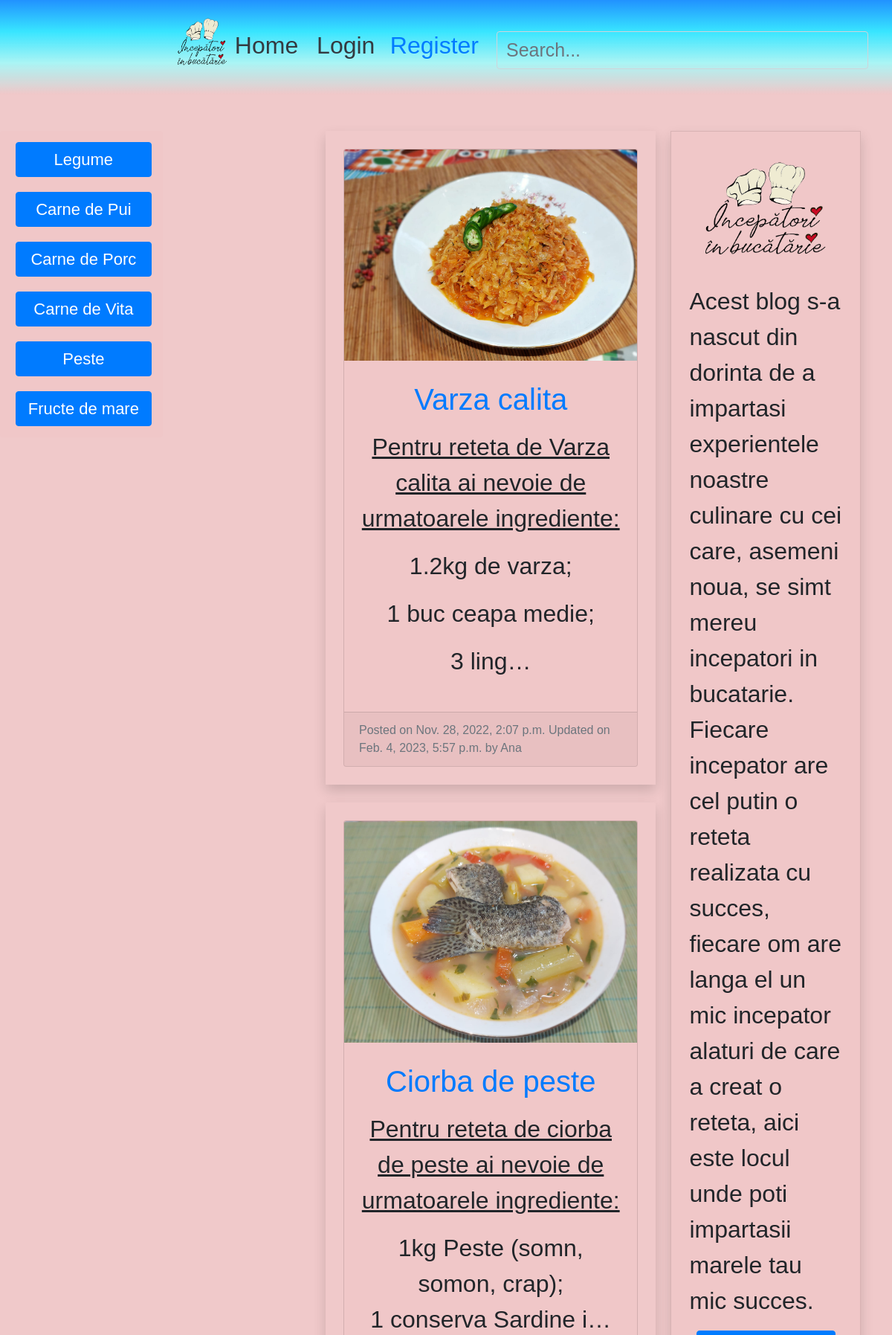
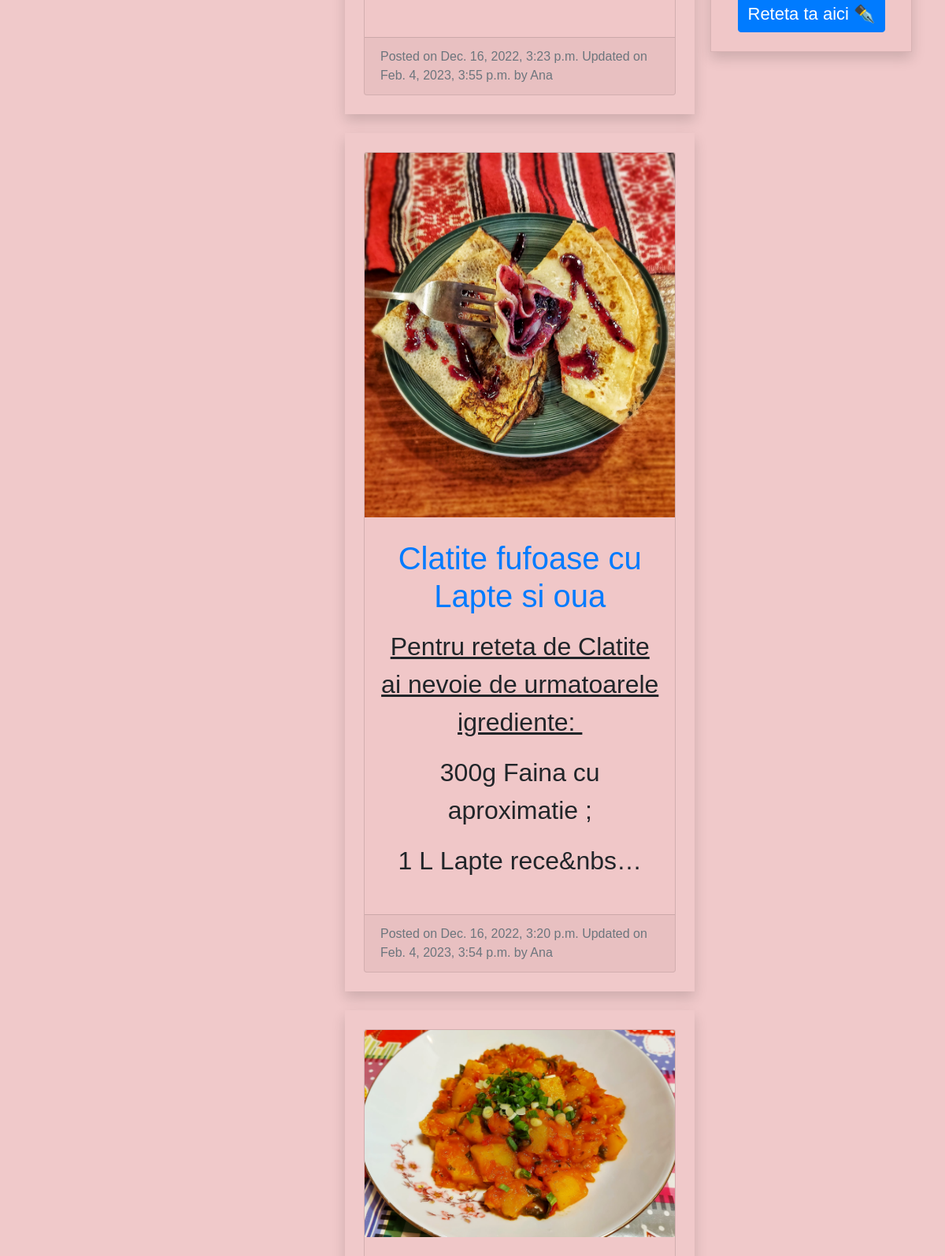
The page / (upper part) on the database its author committed (2 pictures, top to bottom).
### blog/models.py (models this page shows, shortened)
class BlogPost(models.Model):
	title 					= models.CharField(max_length=50, null=False, blank=False, unique=True)
	body 					= RichTextField(blank=False, null=False)
	image		 			= models.ImageField(upload_to=upload_location, null=False, blank=False)
	date_published 			= models.DateTimeField(auto_now_add=True, verbose_name="date published")
	date_updated 			= models.DateTimeField(auto_now=True, verbose_name="date updated")
	author 					= models.ForeignKey(settings.AUTH_USER_MODEL, on_delete=models.CASCADE)
	slug 					= models.SlugField(blank=True, unique=True)

### account/models.py (models this page shows, shortened)
class Account(AbstractBaseUser):
    email                   = models.EmailField(verbose_name="email", max_length=60, unique=True)
    username                = models.CharField(max_length=30, unique=True)
    date_joined             = models.DateTimeField(verbose_name='date joined', auto_now_add=True)
    last_login              = models.DateTimeField(verbose_name='last login', auto_now=True)
    is_admin                = models.BooleanField(default=False)
    is_active               = models.BooleanField(default=True)
    is_staff                = models.BooleanField(default=False)
    is_superuser            = models.BooleanField(default=False)
    USERNAME_FIELD = 'email'
    REQUIRED_FIELDS = ['username']
    objects = MyAccountManager()

### personal/views.py (the view)
# urls.py: path('', home_screen_view, name="home"),
def home_screen_view(request):
    context = {}
    query = ""
    if request.GET:
        query = request.GET.get('q', '')
        context['query'] = str(query)
    blog_posts = sorted(get_blog_queryset(query), key=attrgetter('date_updated'), reverse=True)
    context['blog_posts'] = blog_posts
    page = request.GET.get('page', 1)
    blog_posts_paginator = Paginator(blog_posts, BLOG_POSTS_PER_PAGE)
    try:
        blog_posts = blog_posts_paginator.page(page)
    except PageNotAnInteger:
        blog_posts = blog_posts_paginator.page(BLOG_POSTS_PER_PAGE)
    except EmptyPage:
        blog_posts = blog_posts_paginator.page(blog_posts_paginator.num_page)
    context['blog_posts'] = blog_posts
    return render(request, "personal/home.html", context)

### blog/views.py (called while the page is built)
def get_blog_queryset(query=None):
	queryset = []
	queries = query.split(" ")
	for q in queries:
		posts = BlogPost.objects.filter(
			Q(title__icontains=q)|
			Q(body__icontains=q)
			).distinct()
		for post in posts:
			queryset.append(post)
	return list(set(queryset))

### personal/templates/personal/home.html (shortened to what this page needs)
{% extends 'base.html' %}
{% load static %}
{% block content %}
<section class="section">
	<div class="container2">
		<div class="card condimente-btn flex-column p-1">
			<div class="box">
				<div class="display-btn">
					<span>
					<button type="button" class="btn btn-primary" data-toggle="modal" data-target="#exampleModalCenter">
						Legume
					</button>
					<button type="button" class="btn btn-primary" data-toggle="modal" data-target="#exampleModalCenter-1">
						Carne de Pui
					</button>
					<button type="button" class="btn btn-primary mr-3" data-toggle="modal" data-target="#exampleModalCenter-2">
						Carne de Porc
					</button>
					<button type="button" class="btn btn-primary" data-toggle="modal" data-target="#exampleModalCenter-3">
						Carne de Vita
					</button>
					<button type="button" class="btn btn-primary" data-toggle="modal" data-target="#exampleModalCenter-4">
						Peste
					</button>
					<button type="button" class="btn btn-primary" data-toggle="modal" data-target="#exampleModalCenter-5">
						Fructe de mare
					</button>
					</span>
				</div>
			</div>
		</div>
	</div>
	<div class="container">
		<div class="row">
			<div class="left-column col-lg-7 ">
				{% if blog_posts %}
					{% for post in blog_posts %}
						<div class="blog-post-container shadow p-4 mb-4  ">
							{% include 'blog/snippets/blog_post_snippet.html' with blog_post=post %}
						</div>
					{% endfor %}
				{% else %}
					<div class="blog-post-container shadow p-4 mb-4 ">
						{% include 'blog/snippets/blog_post_snippet.html' with query=query %}
					</div>
				{% endif %}
			</div>
				<div class="right-column col-lg-2 d-lg-flex d-none flex-column">
					<div class="card2 shadow p-4 mb-4 mr-4 create-post-bar d-flex flex-column p-3">
						<img class="img-fluid d-block m-auto pb-2" src="{% static 'logo.png' %}" width="172" height="172">
						<p class="lead">Acest blog s-a nascut din dorinta de a impartasi experientele noastre culinare cu cei care, asemeni noua, se simt mereu incepatori in bucatarie. <br>
							Fiecare incepator are cel putin o reteta realizata cu succes, fiecare om are langa el un mic incepator alaturi de care a creat o reteta, aici este locul unde poti impartasii marele tau mic succes.</p>
						<p class="m-auto"><a class="btn btn-primary" href="{% url 'blog:create' %}">Reteta ta aici ✒️</a></p>
					</div>
				</div>
		</div>
	</div>
</section>
{% endblock content %}

### blog/templates/blog/snippets/blog_post_snippet.html (shortened to what this page needs)
{% if blog_post %}
<div class="container">
	<div class="row">
		<div class="card m-auto">
			<a href="{% url 'blog:detail' post.slug %}">
				<img class="card-img-top" src="{{blog_post.image.url}}">
			</a>
			<div class="card-body mt-2 mb-2">
				<a href="{% url 'blog:detail' post.slug %}">
					<h2 class="card-title">{{blog_post.title}}</h2>
				</a>
				<p class="card-text">{{blog_post.body|safe|truncatechars:150}}</p>
			</div>
			<div class="card-footer text-muted">
			  Posted on {{blog_post.date_published}} Updated on {{blog_post.date_updated}}  by {{blog_post.author.username}}
			</div>
		</div>
	</div>
</div>
{% endif %}

### templates/snippets/header.html (style rules this page uses)
.d-flex { background-image: linear-gradient(to bottom, #2192FF, #38E5ff, #9FFc, rgba(240,199, 200, 0.958)); }
.container { max-width: 960px; }

### templates/snippets/base_css.html (style rules this page uses)
body { Background-color: rgba(240,199, 200, 0.958); font-family: 'Self Deception', sans-serif; }
.row { --bs-gutter-x: -0.5rem; }
.card-title { font-size: 2.5rem !important; }
.card-body { text-align: center; }
.btn { font-size: 22px !important; min-width: 15ch !important; max-height: 10vh !important; text-align: center !important; }
a { text-decoration: none !important; }

### personal/templates/personal/home.html (style rules this page uses)
@media (min-width: 1100px) { .right-column { margin-left: 20px; } }
@media (min-width: 1100px) { .row { flex-wrap: inherit; } }
.blog-post-container { margin-bottom: 20px; width: 100%; }
.create-post-bar { background-color: #fff; margin-bottom:20px; }
.left-column { padding:0px; }
.right-column { padding:0px; }
.lead { font-size: xx-large; }
span .btn { margin: 10px 0 10px ; }
.section { display:flex; justify-content: center; align-items: center; min-height: border-box; min-width: auto; }
.box { display: flex; justify-content: center; align-items: center; padding: 0 20px; margin-right: 40px; }
.condimente-btn { margin-right: 50%; }
.container2 { max-width: 44%; align-self: baseline; }
.card-body { font-family: 'Eufoniem', sans-serif; font-size: xx-large; }

### blog/templates/blog/snippets/blog_post_snippet.html (style rules this page uses)
.card { max-width: 700px; background: rgba(240, 199, 200); }
.card2 { background: rgba(240, 199, 200); width: 16rem !important; border: 1px solid rgba(0, 0, 0, .100); }
.condimente-btn { max-width: 700px; background: rgba(240, 199, 200); border-color: transparent; font-family: 'Eufoniem', sans-serif; }
.card-body { padding: 20px; width: 100%; font-family: 'Eufoniem', sans-serif; }

### rows shown on the page
BlogPost: image (picture), title "Varza calita", body "Pentru reteta de Varza calita ai nevoie de urmatoarele ingrediente: 1.2kg de varza; 1 buc ceapa medie; 3 ling…", date_published "Nov. 28, 2022, 2:07 p.m.", date_updated "Feb. 4, 2023, 5:57 p.m.", author.username "Ana"
BlogPost: image (picture), title "Ciorba de peste", body "Pentru reteta de ciorba de peste ai nevoie de urmatoarele ingrediente: 1kg Peste (somn, somon, crap); 1 conserva Sardine i…", date_published "Dec. 16, 2022, 3:23 p.m.", date_updated "Feb. 4, 2023, 3:55 p.m.", author.username "Ana"
BlogPost: image (picture), title "Clatite fufoase cu Lapte si oua", body "Pentru reteta de Clatite ai nevoie de urmatoarele igrediente: 300g Faina cu aproximatie ; 1 L Lapte rece&nbs…", date_published "Dec. 16, 2022, 3:20 p.m.", date_updated "Feb. 4, 2023, 3:54 p.m.", author.username "Ana"
BlogPost: image (picture)
